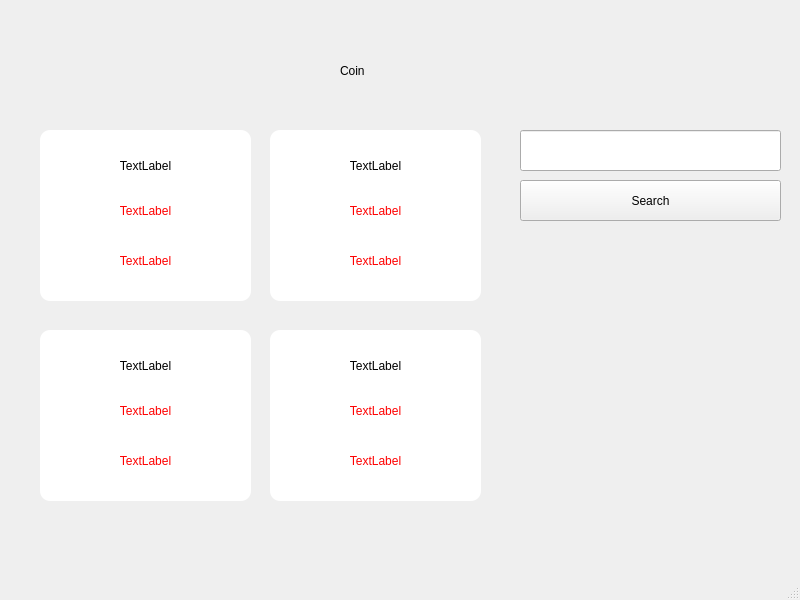
<?xml version="1.0" encoding="UTF-8"?>
<ui version="4.0">
 <class>MainWindow</class>
 <widget class="QMainWindow" name="MainWindow">
  <property name="geometry">
   <rect>
    <x>0</x>
    <y>0</y>
    <width>800</width>
    <height>600</height>
   </rect>
  </property>
  <property name="windowTitle">
   <string>MainWindow</string>
  </property>
  <widget class="QWidget" name="centralwidget">
   <widget class="QLabel" name="title">
    <property name="geometry">
     <rect>
      <x>340</x>
      <y>40</y>
      <width>121</width>
      <height>61</height>
     </rect>
    </property>
    <property name="styleSheet">
     <string notr="true">font: 75 36pt &quot;Agency FB&quot;;</string>
    </property>
    <property name="text">
     <string>Coin</string>
    </property>
    <property name="textFormat">
     <enum>Qt::AutoText</enum>
    </property>
   </widget>
   <widget class="QLabel" name="background">
    <property name="geometry">
     <rect>
      <x>40</x>
      <y>130</y>
      <width>211</width>
      <height>171</height>
     </rect>
    </property>
    <property name="styleSheet">
     <string notr="true">background-color: rgb(255, 255, 255);
border-radius : 10px;</string>
    </property>
    <property name="text">
     <string/>
    </property>
   </widget>
   <widget class="QLineEdit" name="input_edit">
    <property name="geometry">
     <rect>
      <x>520</x>
      <y>130</y>
      <width>261</width>
      <height>41</height>
     </rect>
    </property>
   </widget>
   <widget class="QPushButton" name="Search">
    <property name="geometry">
     <rect>
      <x>520</x>
      <y>180</y>
      <width>261</width>
      <height>41</height>
     </rect>
    </property>
    <property name="text">
     <string>Search</string>
    </property>
   </widget>
   <widget class="QLabel" name="label">
    <property name="geometry">
     <rect>
      <x>90</x>
      <y>150</y>
      <width>111</width>
      <height>31</height>
     </rect>
    </property>
    <property name="styleSheet">
     <string notr="true">font: 87 11pt &quot;Arial Black&quot;;</string>
    </property>
    <property name="text">
     <string>TextLabel</string>
    </property>
    <property name="alignment">
     <set>Qt::AlignCenter</set>
    </property>
   </widget>
   <widget class="QLabel" name="now_state">
    <property name="geometry">
     <rect>
      <x>60</x>
      <y>190</y>
      <width>171</width>
      <height>41</height>
     </rect>
    </property>
    <property name="styleSheet">
     <string notr="true">font: 9pt &quot;Agency FB&quot;;
color: rgb(255, 0, 0);</string>
    </property>
    <property name="text">
     <string>TextLabel</string>
    </property>
    <property name="alignment">
     <set>Qt::AlignCenter</set>
    </property>
   </widget>
   <widget class="QLabel" name="fluctuation_state">
    <property name="geometry">
     <rect>
      <x>60</x>
      <y>240</y>
      <width>171</width>
      <height>41</height>
     </rect>
    </property>
    <property name="styleSheet">
     <string notr="true">font: 9pt &quot;Agency FB&quot;;
color: rgb(255, 0, 0);</string>
    </property>
    <property name="text">
     <string>TextLabel</string>
    </property>
    <property name="alignment">
     <set>Qt::AlignCenter</set>
    </property>
   </widget>
   <widget class="QLabel" name="background_2">
    <property name="geometry">
     <rect>
      <x>40</x>
      <y>330</y>
      <width>211</width>
      <height>171</height>
     </rect>
    </property>
    <property name="styleSheet">
     <string notr="true">background-color: rgb(255, 255, 255);
border-radius : 10px;</string>
    </property>
    <property name="text">
     <string/>
    </property>
   </widget>
   <widget class="QLabel" name="label_2">
    <property name="geometry">
     <rect>
      <x>90</x>
      <y>350</y>
      <width>111</width>
      <height>31</height>
     </rect>
    </property>
    <property name="styleSheet">
     <string notr="true">font: 87 11pt &quot;Arial Black&quot;;</string>
    </property>
    <property name="text">
     <string>TextLabel</string>
    </property>
    <property name="alignment">
     <set>Qt::AlignCenter</set>
    </property>
   </widget>
   <widget class="QLabel" name="now_state_2">
    <property name="geometry">
     <rect>
      <x>60</x>
      <y>390</y>
      <width>171</width>
      <height>41</height>
     </rect>
    </property>
    <property name="styleSheet">
     <string notr="true">font: 9pt &quot;Agency FB&quot;;
color: rgb(255, 0, 0);</string>
    </property>
    <property name="text">
     <string>TextLabel</string>
    </property>
    <property name="alignment">
     <set>Qt::AlignCenter</set>
    </property>
   </widget>
   <widget class="QLabel" name="fluctuation_state_2">
    <property name="geometry">
     <rect>
      <x>60</x>
      <y>440</y>
      <width>171</width>
      <height>41</height>
     </rect>
    </property>
    <property name="styleSheet">
     <string notr="true">font: 9pt &quot;Agency FB&quot;;
color: rgb(255, 0, 0);</string>
    </property>
    <property name="text">
     <string>TextLabel</string>
    </property>
    <property name="alignment">
     <set>Qt::AlignCenter</set>
    </property>
   </widget>
   <widget class="QLabel" name="background_3">
    <property name="geometry">
     <rect>
      <x>270</x>
      <y>130</y>
      <width>211</width>
      <height>171</height>
     </rect>
    </property>
    <property name="styleSheet">
     <string notr="true">background-color: rgb(255, 255, 255);
border-radius : 10px;</string>
    </property>
    <property name="text">
     <string/>
    </property>
   </widget>
   <widget class="QLabel" name="label_3">
    <property name="geometry">
     <rect>
      <x>320</x>
      <y>150</y>
      <width>111</width>
      <height>31</height>
     </rect>
    </property>
    <property name="styleSheet">
     <string notr="true">font: 87 11pt &quot;Arial Black&quot;;</string>
    </property>
    <property name="text">
     <string>TextLabel</string>
    </property>
    <property name="alignment">
     <set>Qt::AlignCenter</set>
    </property>
   </widget>
   <widget class="QLabel" name="now_state_3">
    <property name="geometry">
     <rect>
      <x>290</x>
      <y>190</y>
      <width>171</width>
      <height>41</height>
     </rect>
    </property>
    <property name="styleSheet">
     <string notr="true">font: 9pt &quot;Agency FB&quot;;
color: rgb(255, 0, 0);</string>
    </property>
    <property name="text">
     <string>TextLabel</string>
    </property>
    <property name="alignment">
     <set>Qt::AlignCenter</set>
    </property>
   </widget>
   <widget class="QLabel" name="fluctuation_state_3">
    <property name="geometry">
     <rect>
      <x>290</x>
      <y>240</y>
      <width>171</width>
      <height>41</height>
     </rect>
    </property>
    <property name="styleSheet">
     <string notr="true">font: 9pt &quot;Agency FB&quot;;
color: rgb(255, 0, 0);</string>
    </property>
    <property name="text">
     <string>TextLabel</string>
    </property>
    <property name="alignment">
     <set>Qt::AlignCenter</set>
    </property>
   </widget>
   <widget class="QLabel" name="background_4">
    <property name="geometry">
     <rect>
      <x>270</x>
      <y>330</y>
      <width>211</width>
      <height>171</height>
     </rect>
    </property>
    <property name="styleSheet">
     <string notr="true">background-color: rgb(255, 255, 255);
border-radius : 10px;</string>
    </property>
    <property name="text">
     <string/>
    </property>
   </widget>
   <widget class="QLabel" name="label_4">
    <property name="geometry">
     <rect>
      <x>320</x>
      <y>350</y>
      <width>111</width>
      <height>31</height>
     </rect>
    </property>
    <property name="styleSheet">
     <string notr="true">font: 87 11pt &quot;Arial Black&quot;;</string>
    </property>
    <property name="text">
     <string>TextLabel</string>
    </property>
    <property name="alignment">
     <set>Qt::AlignCenter</set>
    </property>
   </widget>
   <widget class="QLabel" name="now_state_4">
    <property name="geometry">
     <rect>
      <x>290</x>
      <y>390</y>
      <width>171</width>
      <height>41</height>
     </rect>
    </property>
    <property name="styleSheet">
     <string notr="true">font: 9pt &quot;Agency FB&quot;;
color: rgb(255, 0, 0);</string>
    </property>
    <property name="text">
     <string>TextLabel</string>
    </property>
    <property name="alignment">
     <set>Qt::AlignCenter</set>
    </property>
   </widget>
   <widget class="QLabel" name="fluctuation_state_4">
    <property name="geometry">
     <rect>
      <x>290</x>
      <y>440</y>
      <width>171</width>
      <height>41</height>
     </rect>
    </property>
    <property name="styleSheet">
     <string notr="true">font: 9pt &quot;Agency FB&quot;;
color: rgb(255, 0, 0);</string>
    </property>
    <property name="text">
     <string>TextLabel</string>
    </property>
    <property name="alignment">
     <set>Qt::AlignCenter</set>
    </property>
   </widget>
  </widget>
  <widget class="QMenuBar" name="menubar">
   <property name="geometry">
    <rect>
     <x>0</x>
     <y>0</y>
     <width>800</width>
     <height>26</height>
    </rect>
   </property>
  </widget>
  <widget class="QStatusBar" name="statusbar"/>
 </widget>
 <resources/>
 <connections/>
</ui>
